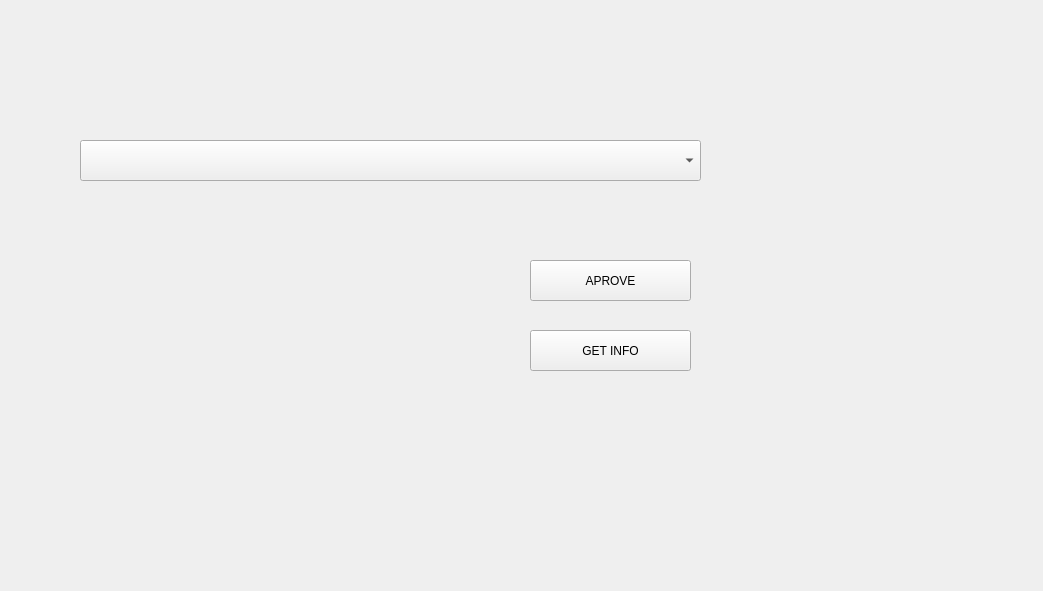
<?xml version="1.0" encoding="UTF-8"?>
<ui version="4.0">
 <class>QtAdminUnverifiedCreditsUI</class>
 <widget class="QWidget" name="QtAdminUnverifiedCreditsUI">
  <property name="geometry">
   <rect>
    <x>0</x>
    <y>0</y>
    <width>1043</width>
    <height>591</height>
   </rect>
  </property>
  <property name="windowTitle">
   <string>QtAdminUnverifiedCreditsUI</string>
  </property>
  <widget class="QPushButton" name="aprovePushButton">
   <property name="geometry">
    <rect>
     <x>530</x>
     <y>260</y>
     <width>161</width>
     <height>41</height>
    </rect>
   </property>
   <property name="text">
    <string>APROVE</string>
   </property>
  </widget>
  <widget class="QPushButton" name="getInfoPushButton">
   <property name="geometry">
    <rect>
     <x>530</x>
     <y>330</y>
     <width>161</width>
     <height>41</height>
    </rect>
   </property>
   <property name="text">
    <string>GET INFO</string>
   </property>
  </widget>
  <widget class="QComboBox" name="comboBox">
   <property name="geometry">
    <rect>
     <x>80</x>
     <y>140</y>
     <width>621</width>
     <height>41</height>
    </rect>
   </property>
  </widget>
 </widget>
 <layoutdefault spacing="6" margin="11"/>
 <resources/>
 <connections/>
</ui>
